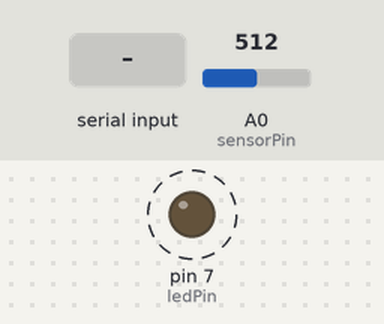
The sketch below on a simulated Arduino Uno, built for the host (arithmetic inside an expression is 32-bit, double 64-bit). On the bench: output pins drawn as LEDs (lit = HIGH). Dashed ring = blinking. The inputs (shaded band) are chosen by the test bench; at power-on: A0 (sensorPin) = 512. What the sketch prints to the serial monitor is not drawn.

Above: at 1.6 s.
1.7 s: "1" received over Serial
4.8 s: A0 (sensorPin) set to 716
7.9 s: A0 (sensorPin) set to 900
Timing chart, 0 to 17.0 s (numbered marks = the images above; inputs shaded):
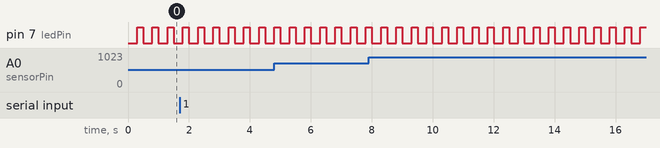

The sketch:

ArduinoProgram.ino
```cpp
int sensorPin = A0;
int ledPin = 7;
float sensorValue = 0.0;


void setup() {
  pinMode(ledPin, OUTPUT);
  Serial.begin(9600);
}

void loop() {
  delay(300);
  sensorValue = formatTemp(analogRead(sensorPin));
  Serial.println(sensorValue);
  digitalWrite(ledPin, HIGH);
  delay(200);
  digitalWrite(ledPin, LOW);
  if (Serial.available()) {
    Serial.write(sensorValue);
  }
}

float formatTemp(float tension) {
  return (((tension * 5) / 1023.0) * 100.0 )*100 -273.15;
}
```

Measured:
- by itself, pin 7 (ledPin): alternates HIGH for 0.20 s and LOW for 0.30 s
